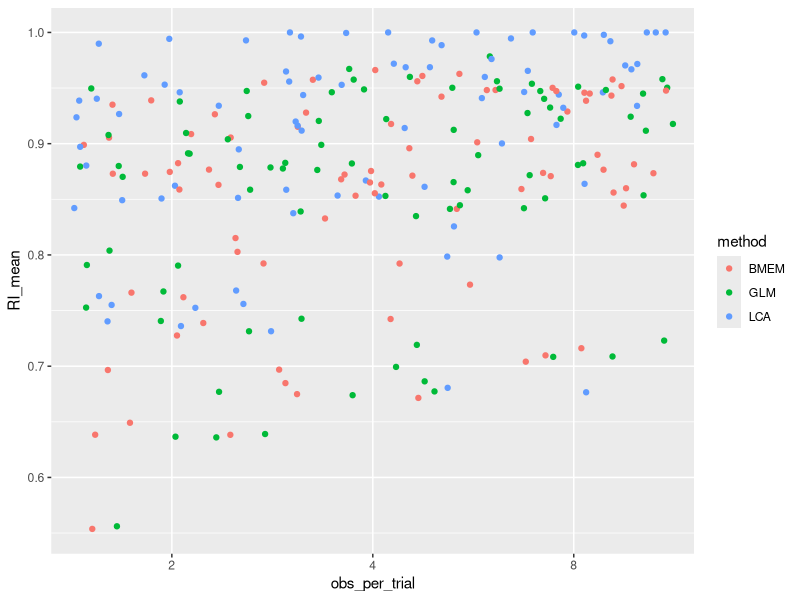
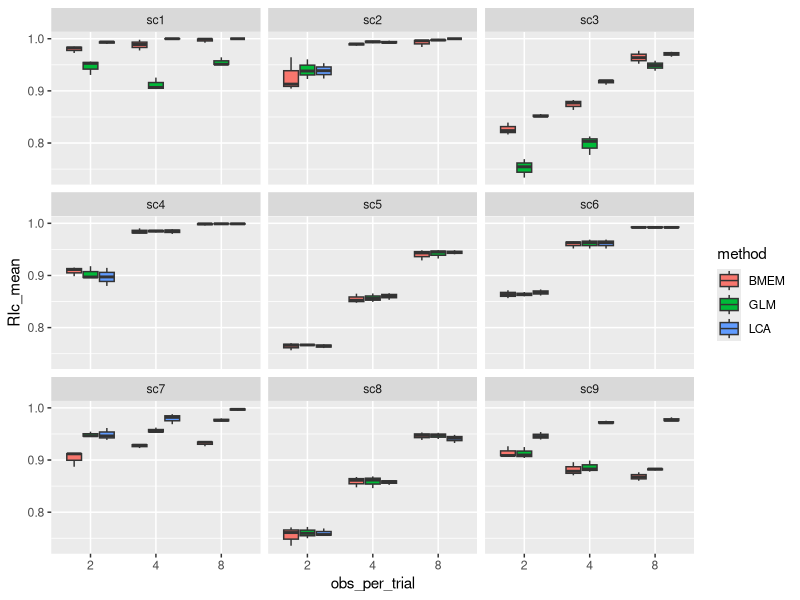
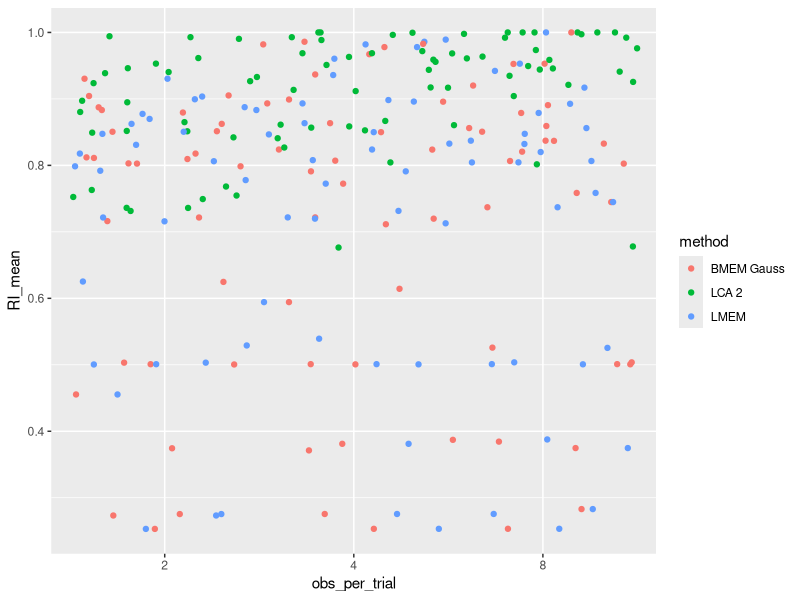
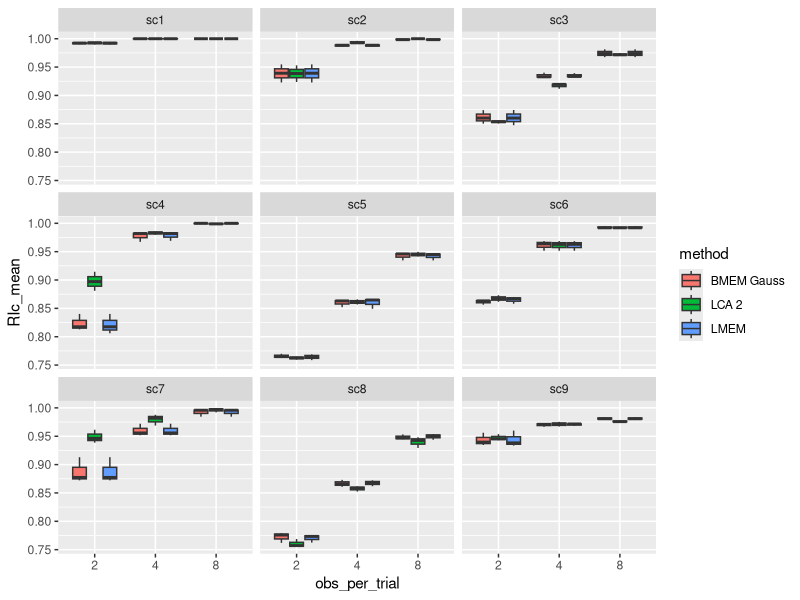
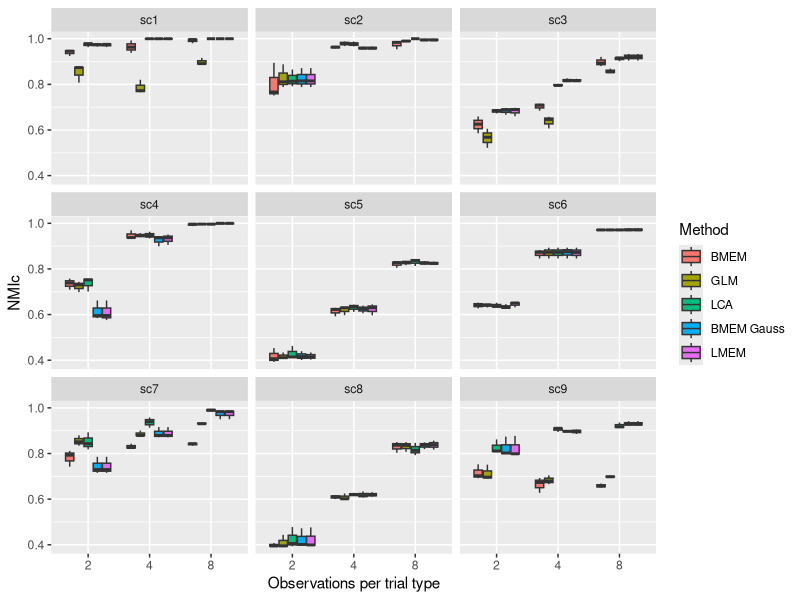
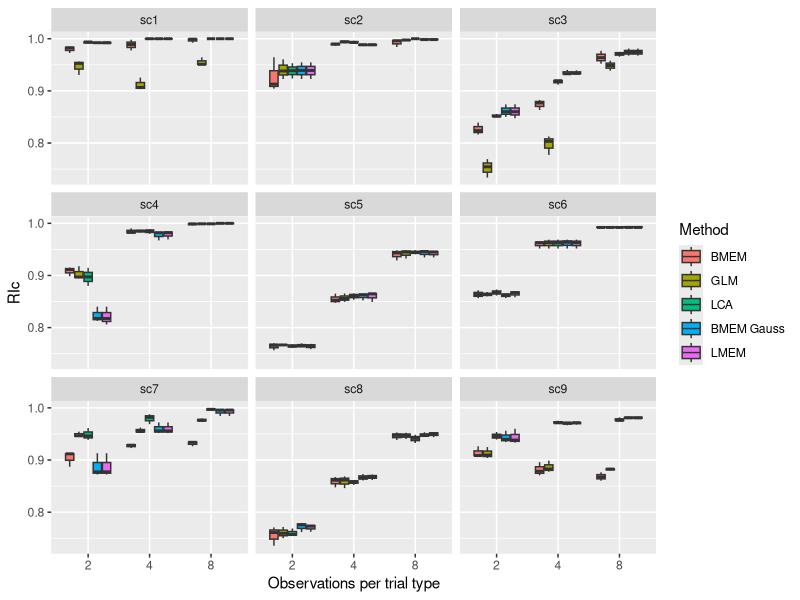
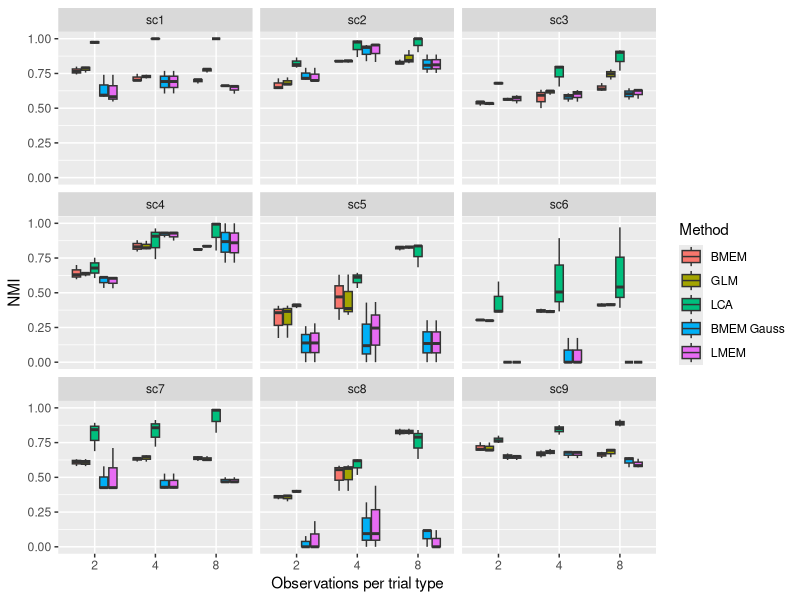
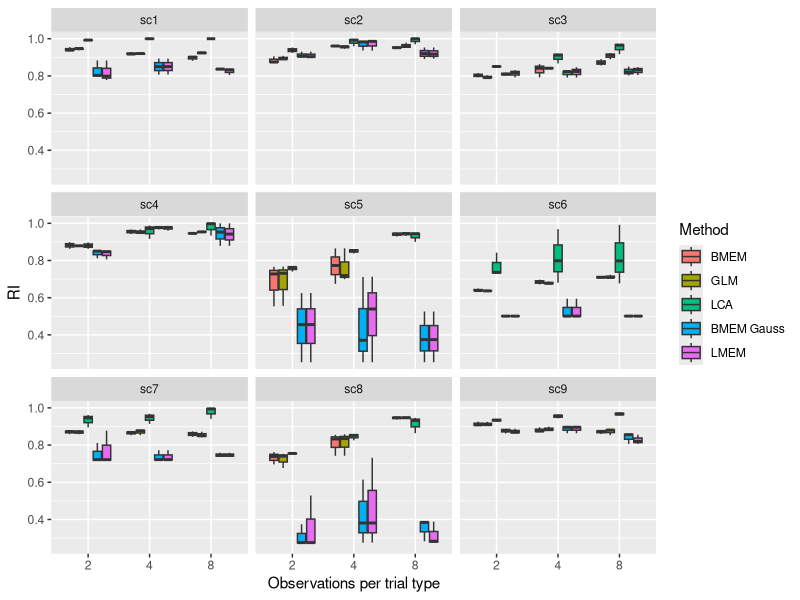

Generate these figures, in order, with R:
library(lme4)
library(lmerTest)
library(ggplot2)
library(dplyr)
library(rstudioapi)
library(tidyr)
library(dplyr)
library(ggplot2)

setwd(dirname(rstudioapi::getActiveDocumentContext()$path))

results <- read.csv('./analysis_data.csv')
results1 <- read.csv('./analysis_data1.csv')
results2 <- read.csv('./analysis_data2.csv')
results3 <- read.csv('./analysis_data3.csv')


grouped <- results %>%
  group_by(scenario, obs_per_trial, n_subj, method)%>%
  summarise(RI_mean = mean(RI), RI_sd = sd(RI), NMI_mean = mean(NMI), NMI_sd = sd(NMI), RIc_mean = mean(RIc), RIc_sd = sd(RIc), NMIc_mean = mean(NMIc), NMIc = sd(NMIc))
grouped$scenario <- factor(grouped$scenario)
grouped$obs_per_trial <- factor(grouped$obs_per_trial)
grouped$n_subj <- factor(grouped$n_subj)
grouped$method <- factor(grouped$method)


grouped1 <- results1 %>%
  group_by(scenario, obs_per_trial, n_subj, method)%>%
  summarise(RI_mean = mean(RI), RI_sd = sd(RI), NMI_mean = mean(NMI), NMI_sd = sd(NMI), RIc_mean = mean(RIc), RIc_sd = sd(RIc), NMIc_mean = mean(NMIc), NMIc = sd(NMIc))
grouped1['method'][grouped1['method'] == 'BMEM'] <- 'BMEM Gauss'
grouped1['method'][grouped1['method'] == 'GLM'] <- 'LMEM'
grouped1['method'][grouped1['method'] == 'LCA'] <- 'LCA 2'
grouped1$scenario <- factor(grouped1$scenario)
grouped1$obs_per_trial <- factor(grouped1$obs_per_trial)
grouped1$n_subj <- factor(grouped1$n_subj)
grouped1$method <- factor(grouped1$method)

grouped2 <- results2 %>%
  group_by(scenario, obs_per_trial, n_subj, method)%>%
  summarise(RI_mean = mean(RI), RI_sd = sd(RI), NMI_mean = mean(NMI), NMI_sd = sd(NMI), RIc_mean = mean(RIc), RIc_sd = sd(RIc), NMIc_mean = mean(NMIc), NMIc = sd(NMIc))

grouped2['method'][grouped1['method'] == 'LCA'] <- 'LCA 3'
grouped2$scenario <- factor(grouped2$scenario)
grouped2$obs_per_trial <- factor(grouped2$obs_per_trial)
grouped2$n_subj <- factor(grouped2$n_subj)
grouped2$method <- factor(grouped2$method)



grouped3 <- results3 %>%
  group_by(scenario, obs_per_trial, n_subj, method)%>%
  summarise(RI_mean = mean(RI), RI_sd = sd(RI), NMI_mean = mean(NMI), NMI_sd = sd(NMI), RIc_mean = mean(RIc), RIc_sd = sd(RIc), NMIc_mean = mean(NMIc), NMIc = sd(NMIc))

grouped3['method'][grouped1['method'] == 'LCA'] <- 'LCA 4'
grouped3$scenario <- factor(grouped3$scenario)
grouped3$obs_per_trial <- factor(grouped3$obs_per_trial)
grouped3$n_subj <- factor(grouped3$n_subj)
grouped3$method <- factor(grouped3$method)

m <- lm(RI_mean ~ n_subj, data=grouped)
summary(m)

df = rbind(grouped, grouped1)

ggplot(grouped, aes(x=obs_per_trial, y=RI_mean, color=method))+
  geom_jitter(height = 0, width = 0.5)


ggplot(grouped, aes(x = obs_per_trial, y = RIc_mean, fill = method)) +
  geom_boxplot()+
  facet_wrap(~ scenario, ncol=3)


m1 <- lm(RI_mean ~ n_subj, data=grouped1)
summary(m1)

ggplot(grouped1, aes(x=obs_per_trial, y=RI_mean, color=method))+
  geom_jitter(height = 0, width = 0.5)


ggplot(grouped1, aes(x = obs_per_trial, y = RIc_mean, fill = method)) +
  geom_boxplot()+
  facet_wrap(~ scenario, ncol=3)




## NMIc

ggplot(filter(df, method != 'LCA 2' & method != 'LCA 3'), aes(x = obs_per_trial, y = NMIc_mean, fill = method)) +
  geom_boxplot()+
  facet_wrap(~ scenario, ncol=3)+
  ylab("NMIc")+
  xlab("Observations per trial type")+
  labs(fill='Method')



## RIc

ggplot(filter(df, method != 'LCA 2'), aes(x = obs_per_trial, y = RIc_mean, fill = method)) +
  geom_boxplot()+
  facet_wrap(~ scenario, ncol=3)+
  ylab("RIc")+
  xlab("Observations per trial type")+
  labs(fill='Method')


## NMI

ggplot(filter(df, method != 'LCA 2'), aes(x = obs_per_trial, y = NMI_mean, fill = method)) +
  geom_boxplot()+
  facet_wrap(~ scenario, ncol=3)+
  ylab("NMI")+
  xlab("Observations per trial type")+
  labs(fill='Method')

## RI

ggplot(filter(df, method != 'LCA 2'), aes(x = obs_per_trial, y = RI_mean, fill = method)) +
  geom_boxplot()+
  facet_wrap(~ scenario, ncol=3)+
  ylab("RI")+
  xlab("Observations per trial type")+
  labs(fill='Method')
